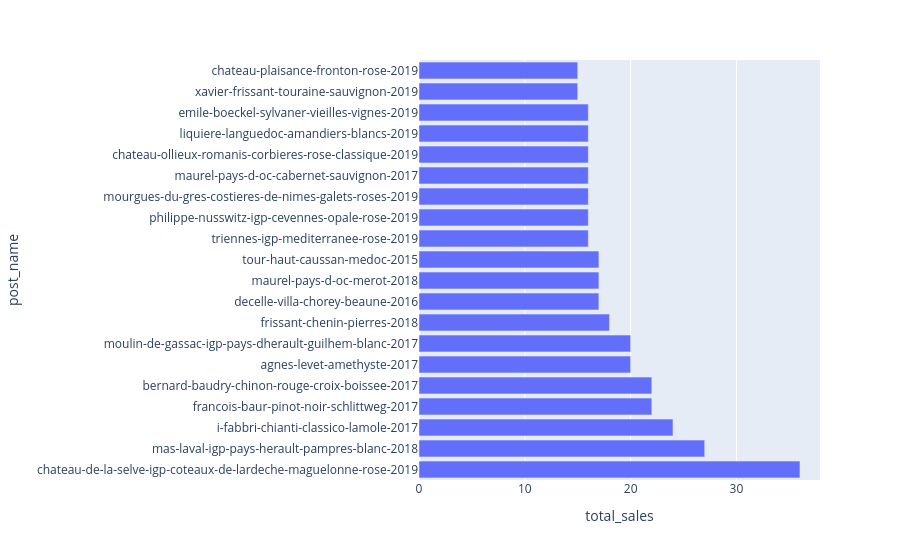

The notebook cell this image was saved under:
### Markdown cell above
<div style="border: 1px solid RGB(51,165,182);" >
<h3 style="margin: auto; padding: 20px; color: RGB(51,165,182); ">Etape 5.2 - Analyse des ventes en quantité</h3>
</div>

### Code cell
#####################################
# Palmarès des articles en quantité #
#####################################

#Effectuer le tri dans l'ordre décroissant de quantités vendues du dataset df_merge
df_sorted_qte = df_final.sort_values(by="total_sales",ascending=False)
#Réinitialiser l'index du dataset par un reset_index
df_sorted_qte = df_sorted_qte.reset_index(drop=True)
#Afficher les 20 premiers articles en quantité
top20_qte = df_sorted_qte.head(20)
display(top20_qte)
#Graphique en barre des 20 premiers articles avec plotly express
px.bar(data_frame=top20_qte,x="total_sales",y="post_name")

### Figure 1 — Plotly figure (JSON) as saved in the notebook; plotly's stock layout.template omitted (floating-point values rounded to 4 significant figures)
{"data": [{"hovertemplate": "total_sales=%{x}<br>post_name=%{y}<extra></extra>", "legendgroup": "", "marker": {"color": "#636efa", "pattern": {"shape": ""}}, "name": "", "orientation": "h", "showlegend": false, "textposition": "auto", "type": "bar", "x": [36.0, 27.0, 24.0, 22.0, 22.0, 20.0, 20.0, 18.0, 17.0, 17.0, 17.0, 16.0, 16.0, 16.0, 16.0, 16.0, 16.0, 16.0, 15.0, 15.0], "xaxis": "x", "y": ["chateau-de-la-selve-igp-coteaux-de-lardeche-maguelonne-rose-2019", "mas-laval-igp-pays-herault-pampres-blanc-2018", "i-fabbri-chianti-classico-lamole-2017", "francois-baur-pinot-noir-schlittweg-2017", "bernard-baudry-chinon-rouge-croix-boissee-2017", "agnes-levet-amethyste-2017", "moulin-de-gassac-igp-pays-dherault-guilhem-blanc-2017", "frissant-chenin-pierres-2018", "decelle-villa-chorey-beaune-2016", "maurel-pays-d-oc-merot-2018", "tour-haut-caussan-medoc-2015", "triennes-igp-mediterranee-rose-2019", "philippe-nusswitz-igp-cevennes-opale-rose-2019", "mourgues-du-gres-costieres-de-nimes-galets-roses-2019", "maurel-pays-d-oc-cabernet-sauvignon-2017", "chateau-ollieux-romanis-corbieres-rose-classique-2019", "liquiere-languedoc-amandiers-blancs-2019", "emile-boeckel-sylvaner-vieilles-vignes-2019", "xavier-frissant-touraine-sauvignon-2019", "chateau-plaisance-fronton-rose-2019"], "yaxis": "y"}], "layout": {"barmode": "relative", "legend": {"tracegroupgap": 0}, "margin": {"t": 60}, "xaxis": {"anchor": "y", "domain": [0, 1], "title": {"text": "total_sales"}}, "yaxis": {"anchor": "x", "domain": [0, 1], "title": {"text": "post_name"}}}}
